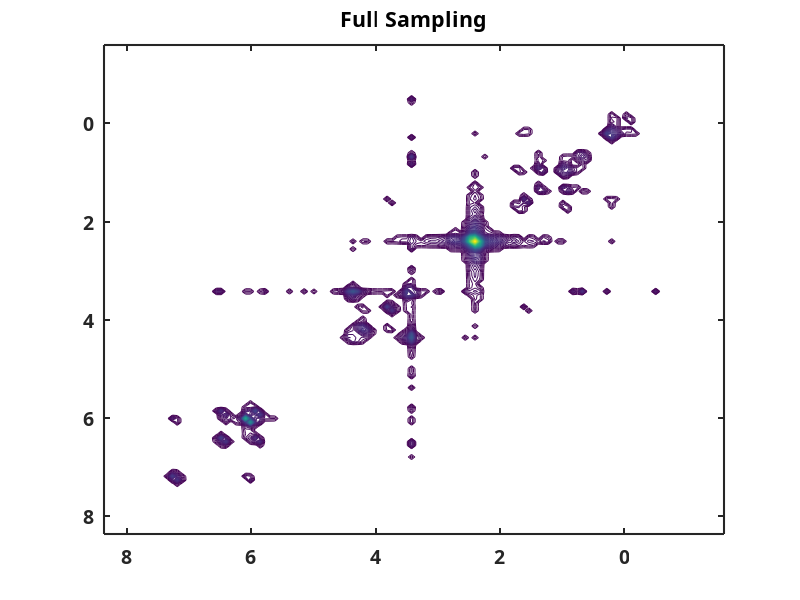

The MATLAB script that drew this image: (Note: this script raises an error after producing the figure.)
%% Author: Enping Lin, Ze Fang, Bo Chen
%% Contact: enpinglin@qq.com
%% Date: 2024-01-26
%% This script is to reproduce 1H-1H symmetrical spectra reconstruction using SCREENES-soft.
%% The spectra data are obtained from 128*128 1H-1H projection of the COSY-TOCSY spectrum of quinine.
%%
clear classes
clear,close all,clc
addpath('data')
addpath('function')
addpath('mask')
addpath('operator')
load('quinine.mat')

%% fully sampled data
[N1,N2] = size(Spec2D_Ideal);
ppm1 = linspace(-1.6,8.37,N1);
ppm2 = linspace(-1.6,8.37,N2);
figure,contour(ppm1,ppm2,(Spec2D_Ideal),(linspace(0,1,100)))
set (gca,'xdir','reverse','ydir','reverse','box','on','linewidth',1.5,'fontsize',14,'fontname','Calibri','fontweight','bold');
title('Full Sampling')

%% mask generation
load sympoisson.mat

%% NUS data generation
soft = 1;
Fid = ifft2(Spec2D_Ideal);
FidNus = Fid;

if soft
    FidNus(mask==0) = 0;
    FidNus = FidNus(:); % soft
else
    FidNus(mask==0) = [];
end

%% SCREENES
rel_tol = 1e-5;
temp = cumsum(1:N1);

if soft
    xn = 2*length(mask(:)); % soft
else
    xn = 2*temp(end);
end
lambda = 0.001;
lambda2 = 1e-4;

para.FidNus = FidNus;
para.mask = mask;
para.rel_tol = rel_tol;
para.xn = xn;
para.lambda = lambda;
para.lambda2 = lambda2;

if soft
    Rec_X_Symetric = SCREENES_soft(para); % soft
else
    Rec_X_Symetric = SCREENES(para);
end

figure,contour(ppm1,ppm2,Rec_X_Symetric,linspace(0,1,100));
set (gca,'xdir','reverse','ydir','reverse','box','on','linewidth',1.5,'fontsize',14,'fontname','Calibri','fontweight','bold');
title('SCREENES Reconstruction')
%% diagonal peak analysis
RecS = real(Rec_X_Symetric)./max(max(real(Rec_X_Symetric))); % normalization
IdeS = real(Spec2D_Ideal)./max(max(real(Spec2D_Ideal)));
[pks,locs,w,p] = findpeaks(diag(RecS),'minpeakheight',0.1); % find diagonal peaks
bnd1 = floor(locs-w/2);bnd2 = ceil(locs+w/2); % find diagonal peak range

for it =1:length(locs) % compute peak intensity
	IdeS_diagPInt(it) = sum(sum(IdeS(bnd1(it):bnd2(it),bnd1(it):bnd2(it))));
	RecS_diagPInt(it) = sum(sum(RecS(bnd1(it):bnd2(it),bnd1(it):bnd2(it))));
end

RLNE_Diag = norm(IdeS_diagPInt-RecS_diagPInt)/norm(IdeS_diagPInt);
    
%% cross peak analysis
RecS = real(Rec_X_Symetric)./max(max(real(Rec_X_Symetric)));
IdeS = real(Spec2D_Ideal)./max(max(real(Spec2D_Ideal)));
IdePeak = [];
RecPeak = [];
[ B ] = BDiagOnes( N1,10 ); % find diagonal peaks area
DiagFlag = logical(  B  );
IdeS_RevDiag = IdeS.*(~DiagFlag);
RecS_RevDiag = RecS.*(~DiagFlag);
bwm = ((IdeS_RevDiag+IdeS_RevDiag.')/2>0.03);
bwm = bwareaopen(bwm,1);
[L,num] = bwlabel(bwm);

for it = 1: num
   Temp = find(L==it);
   IdePeak(it) = sum(IdeS_RevDiag(Temp ),'all');
   RecPeak(it) = sum(RecS_RevDiag(Temp ),'all');
end    

RLNE_Cross = norm(IdePeak-RecPeak)/norm(IdePeak);

%% loc_Ideal
[temp_IIdeal,temp_locIdeal] = findpeaks(IdeS(:),'minpeakheight',0.005);
pIdeal = 0*IdeS;
pIdeal(temp_locIdeal) = 1;
[temp_rIdeal,temp_cIdeal] = find(pIdeal);
rIdeal = ppm2(temp_rIdeal)';
cIdeal = ppm1(temp_cIdeal)';
locIdeal = [rIdeal cIdeal];

%% loc_Rec
R1 = RecS;
R1(R1<0.03)=0;
[temp_IRec,temp_locRec] = findpeaks(R1(:),'minpeakheight',0.005);
pRec = 0*RecS;
pRec(temp_locRec) = 1;
[temp_rRec,temp_cRec] = find(pRec);
rRec = ppm2(temp_rRec)';
cRec = ppm1(temp_cRec)';
locSCREENES = [rRec cRec];

Rec_SCREENES = RecS;
